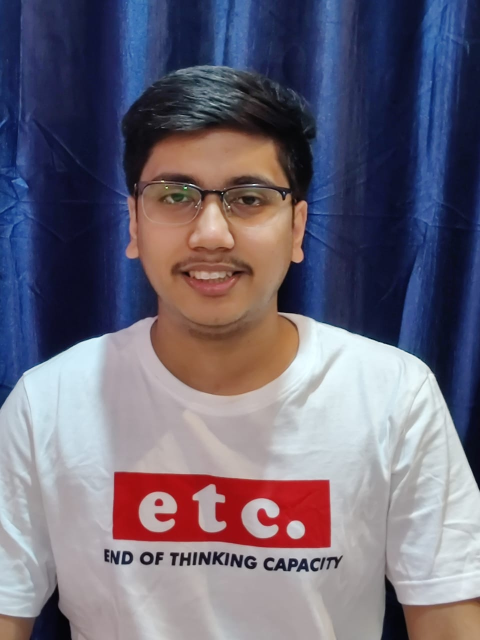
#> input picture images/Harshit.jpeg, 960 x 1280 px, given in place of the camera (shown at 1/2 size)
$ python 'image masking_9.py'
#> lines starting #> are read from the running program, lines starting #| are printed output that depends on the picture; after the words box and inside, x2 and y2 are one past the last pixel; in counts of white or black regions, pixels touching at a corner belong together
# Real time blue object tracking

import cv2 as cv
import numpy as np
cap = cv.VideoCapture(0)
cap.set(3,400)
cap.set(4,400)
while(1):
    # Take each frame
    _, frame = cap.read()
#> frame is the input picture: shape (1280, 960, 3); mean B, G, R 120, 103.8, 109
    # Convert BGR to HSV
    hsv = cv.cvtColor(frame, cv.COLOR_BGR2HSV)
#> hsv: shape (1280, 960, 3); mean H, S, V 100.9, 101.5, 135.4
    # define range of blue color in HSV
    lower_blue = np.array([110,50,50])
    upper_blue = np.array([130,255,255])
    # Threshold the HSV image to get only blue colors
    mask = cv.inRange(hsv, lower_blue, upper_blue)
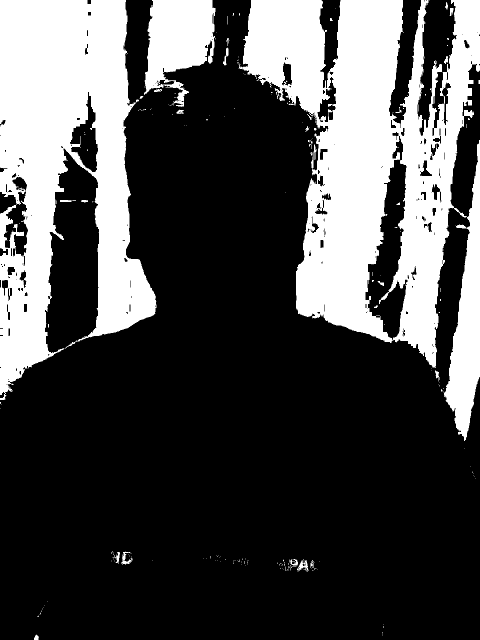
#> mask: shape (1280, 960) (shown at 1/2 size); 29.5% white; 221 white regions (189 under 20 px), largest, box (x1, y1, x2, y2) and area: (477, 0, 960, 882) 197854, (0, 0, 313, 800) 142960, (288, 0, 431, 214) 19378
    # Bitwise-AND mask and original image
    res = cv.bitwise_and(frame,frame, mask= mask)
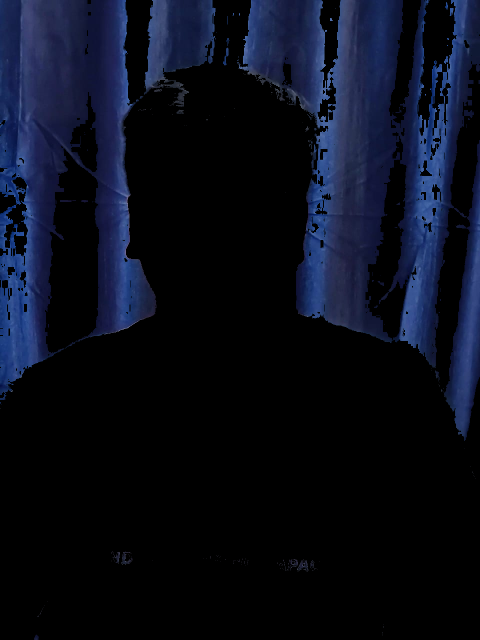
#> res: shape (1280, 960, 3) (shown at 1/2 size); mean B, G, R 26.5, 13.3, 9.4
    cv.imshow('frame',frame)
    cv.imshow('mask',mask)
    cv.imshow('res',res)
    k = cv.waitKey(5) & 0xFF
#> (key Esc is pressed here)
    if k == 27:
        break
cv.destroyAllWindows()
